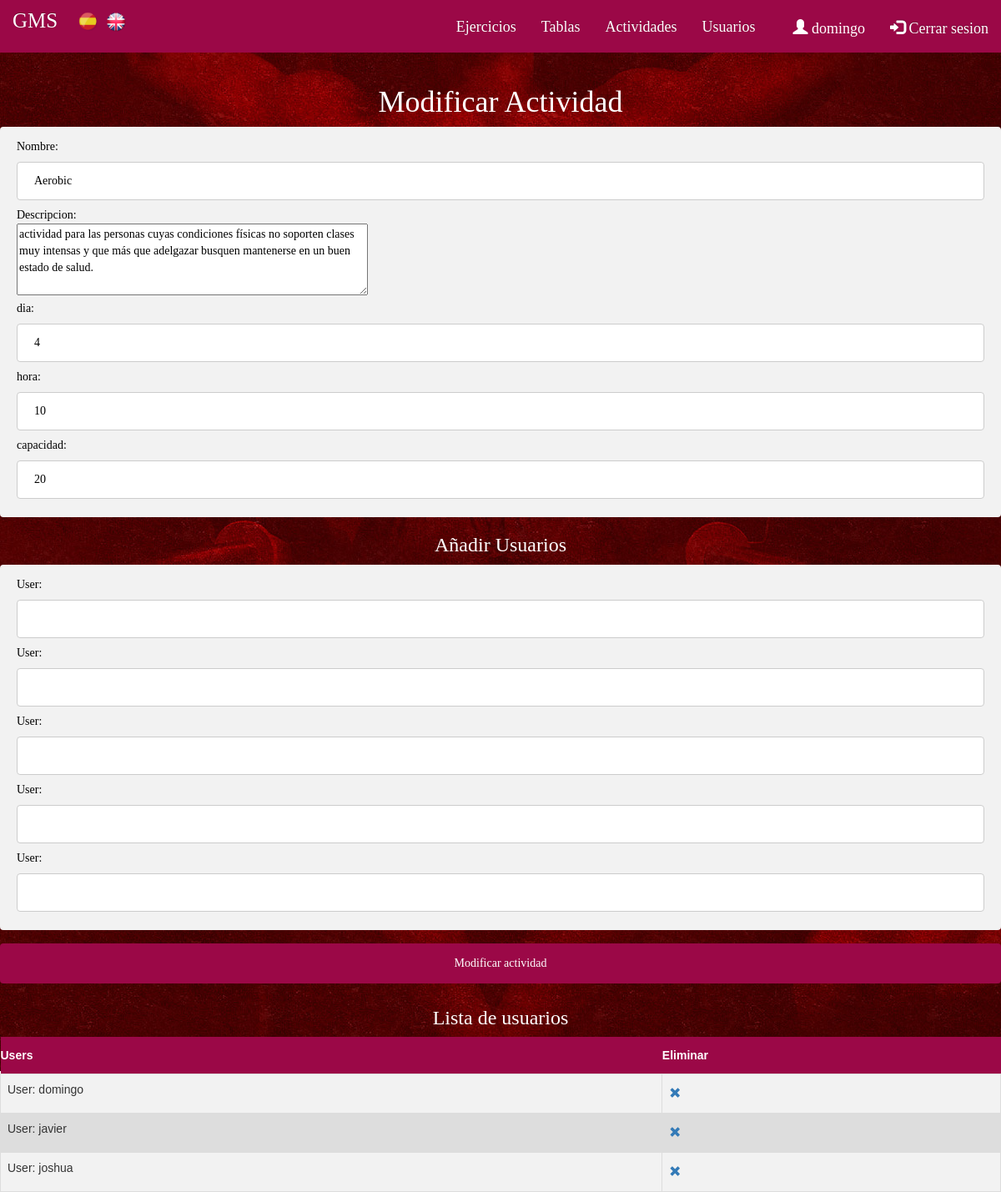
Screenshot of /index.php?controller=actividades&action=edit&idactividad=1 (signed in) with the database file from the repository.
### tables this page shows
CREATE TABLE IF NOT EXISTS `Actividad` (
  `idactividad` INT NOT NULL AUTO_INCREMENT,
  `nombreactividad` VARCHAR(45) NULL,
  `descripcionactividad` VARCHAR(1000) NULL,
  `dia`INT NULL,
  `hora` INT NULL,
  `capacidad` INT NULL,
   PRIMARY KEY (`idactividad`));

CREATE TABLE IF NOT EXISTS `Usuario` (
  `nombreusuario` VARCHAR(45) NOT NULL,
  `contraseña` VARCHAR(45) NULL,
  `correo` VARCHAR(45) NULL,
  `tipousuario` VARCHAR(15) NULL,
  PRIMARY KEY (`nombreusuario`));

### core/ViewManager.php (called while the page is built, shortened)
<?php
class ViewManager {
	private $variables = array();
	public function setVariable($varname, $value, $flash=false) {
		$this->variables[$varname] = $value;
	}
	public function getVariable($varname, $default=NULL) {
		if (!isset($this->variables[$varname])) {
			return $default;
		}
		return $this->variables[$varname];
	}
	public function render($controller, $viewname) {
		include(__DIR__."/../view/$controller/$viewname.php");
	}
	private static $viewmanager_singleton = NULL;
	public static function getInstance() {
		if (self::$viewmanager_singleton == null) {
			self::$viewmanager_singleton = new ViewManager();
		}
		return self::$viewmanager_singleton;
	}
}

### controller/ActividadesController.php (called while the page is built, shortened)
<?php
require_once(__DIR__."/../model/Actividad.php");
require_once(__DIR__."/../model/ActividadMapper.php");
require_once(__DIR__."/../model/User.php");
require_once(__DIR__."/../core/ViewManager.php");
class ActividadesController extends BaseController {
	private $actividadMapper;
	public function __construct() {
		$this->actividadMapper = new ActividadMapper();
	}
	public function edit() {
		$user = new User();
		$actividadid = $_REQUEST["idactividad"];
		$actividad = $this->actividadMapper->findById($actividadid);
		$users = $this->actividadMapper->findUsuariosActividad($actividadid);
		$this->view->setVariable("user", $user);
		$this->view->setVariable("users", $users);
		$this->view->setVariable("actividad", $actividad);
		$this->view->render("actividades", "edit");
	}
}
	?>

### index.php (called while the page is built, shortened)
<?php
function run() {
	try {
		$controller = loadController($_GET["controller"]);
		$actionName = $_GET["action"];
		$controller->$actionName();
	} catch(Exception $ex) {
		die("An exception occured!!!!!".$ex->getMessage());
	}
}
function loadController($controllerName) {
	return new $controllerClassName();
}
run();
?>

### view/messages/messages_es.php (called while the page is built)
<?php
$i18n_messages = array()
?>

### core/I18n.php (called while the page is built, shortened)
<?php
class I18n {
	private $messages;
	public function setLanguage($language) {
		$this->messages = $i18n_messages;
	}
	public function i18n($key) {
		if (isset($this->messages[$key])){
			return $this->messages[$key];
		}else{
			return $key;
		}
	}
	private static $i18n_singleton = null;
	public static function getInstance() {
		if (self::$i18n_singleton == NULL) {
			self::$i18n_singleton = new I18n();
		}
		return self::$i18n_singleton;
	}
}
function i18n($key) {
	return I18n::getInstance()->i18n($key);
}

### model/Actividad.php (called while the page is built, shortened)
<?php
class Actividad {
    private $idactividad;
    private $nombreactividad;
    private $descripcionactividad;
    private $dia;
    private $hora;
    private $capacidad;
    public function __construct($idactividad="" , $nombreactividad="", $descripcionactividad="" , $dia="" , $hora="",
		$capacidad="") {
		$this->idactividad = $idactividad;
        $this->nombreactividad = $nombreactividad;
        $this->descripcionactividad = $descripcionactividad;
        $this->dia = $dia;
        $this->hora = $hora;
        $this->capacidad = $capacidad;
    }
	public function getidactividad (){
        return $this->idactividad;
    }
	public function getnombreactividad (){
        return $this ->nombreactividad;
    }
    public function getdescripcionactividad (){
        return $this ->descripcionactividad;
    }
	public function getdia (){
        return $this ->dia;
    }
    public function gethora (){
        return $this ->hora;
    }
    public function getcapacidad (){
        return $this ->capacidad;
    }
}
?>

### model/ActividadMapper.php (called while the page is built, shortened)
<?php
require_once(__DIR__."/../core/PDOConnection.php");
require_once(__DIR__."/../model/User.php");
require_once(__DIR__."/../model/Actividad.php");
class ActividadMapper {
	private $db;
	public function __construct() {
		$this->db = PDOConnection::getInstance();
	}
	public function findById($actividadid){
		$stmt = $this->db->prepare("SELECT * FROM actividad WHERE idactividad=?");
		$stmt->execute(array($actividadid));
		$actividad = $stmt->fetch(PDO::FETCH_ASSOC);
		if($actividad != null) {
			return new Actividad(
			$actividad["idactividad"],
			$actividad["nombreactividad"],
			$actividad["descripcionactividad"],
			$actividad["dia"],
			$actividad["hora"],
			$actividad["capacidad"]
			);
		} else {
			return NULL;
		}
	}
	public function findUsuariosActividad($idActividad){
		$stmt = $this->db->prepare("SELECT Usuario_nombreusuario FROM Usuario_apunta_Actividades WHERE Actividad_idactividad=?");
		$stmt->execute(array($idActividad));
		$nombreusuarios = $stmt->fetchAll(PDO::FETCH_ASSOC);
		$usuarios_array = array();
		if(sizeof($nombreusuarios) > 0){
			foreach ($nombreusuarios as $usuarionombre) {
				$stmt = $this->db->prepare("SELECT * FROM usuario WHERE nombreusuario=?");
				$stmt->execute(array($nombreusuarios[0]["Usuario_nombreusuario"]));
				$user = $stmt->fetch(PDO::FETCH_ASSOC);
				if($user != null) {
					$user = new User(
					$user["nombreusuario"],
					$user["contraseña"],
					$user["correo"],
					$user["tipousuario"]);
					array_push($usuarios_array, $user);
				}
					array_splice($nombreusuarios , 0 ,1);
			}
		}
		return $usuarios_array;
	}
	}

### core/PDOConnection.php (called while the page is built)
<?php
class PDOConnection {
	private static $dbhost = "127.0.0.1";
	private static $dbname = "gymgms";
	private static $dbuser = "gymuser";
	private static $dbpass = "gympass";
	private static $db_singleton = null;
	public static function getInstance() {
		if (self::$db_singleton == null) {
			self::$db_singleton = new PDO(
			"mysql:host=".self::$dbhost.";dbname=".self::$dbname.";charset=utf8",
			self::$dbuser,
			self::$dbpass,
			array(
				PDO::ATTR_EMULATE_PREPARES => false,
				PDO::ATTR_ERRMODE => PDO::ERRMODE_EXCEPTION
			)
		);
	}
	return self::$db_singleton;
}
}
?>

### model/User.php (called while the page is built, shortened)
<?php
class User {
	private $nombreusuario;
	public function __construct($nombreusuario=NULL, $contraseña=NULL, $correo=NULL, $tipousuario=NULL) {
		$this->nombreusuario = $nombreusuario;
	}
	public function getUsername() {
		return $this->nombreusuario;
	}
}

### view/actividades/edit.php (the view, shortened to what this page needs)
<?php
require_once(__DIR__."/../../core/ViewManager.php");
$view = ViewManager::getInstance();
$actividad = $view->getVariable("actividad");
$users = $view->getVariable("users");
$errors = $view->getVariable("errors");
?><h1><?= i18n("Modificar Actividad") ?></h1>
	<form action="index.php?controller=actividades&amp;action=edit" method="POST">
	<div class='form'>
		<?= i18n("Nombre") ?>: <input type="text" name="nombreactividad"
		value="<?= isset($_POST["nombreactividad"])?$_POST["nombreactividad"]:$actividad->getnombreactividad() ?>">
		<?= isset($errors["nombreactividad"])?i18n($errors["nombreactividad"]):"" ?><br>
		<?= i18n("Descripcion") ?>: <br>
		<textarea name="descripcionactividad" rows="4" cols="50"><?=
		isset($_POST["descripcionactividad"])?
		htmlentities($_POST["descripcionactividad"]):
		htmlentities($actividad->getdescripcionactividad())
		?></textarea>
		<?= isset($errors["descripcionactividad"])?i18n($errors["descripcionactividad"]):"" ?><br>
		<?= i18n("dia") ?>: <input type="text" name="dia"
		value="<?= isset($_POST["dia"])?$_POST["dia"]:$actividad->getdia() ?>">
		<?= isset($errors["dia"])?i18n($errors["dia"]):"" ?><br>
		<?= i18n("hora") ?>: <input type="text" name="hora"
		value="<?= isset($_POST["hora"])?$_POST["hora"]:$actividad->gethora() ?>">
		<?= isset($errors["hora"])?i18n($errors["hora"]):"" ?><br>
		<?= i18n("capacidad") ?>: <input type="text" name="capacidad"
		value="<?= isset($_POST["capacidad"])?$_POST["capacidad"]:$actividad->getcapacidad() ?>">
		<?= isset($errors["capacidad"])?i18n($errors["capacidad"]):"" ?><br>
	</div>
	<table class='tablas'>
		<tr>
			<th><?= i18n("Users")?></th><th><?= i18n("Eliminar")?></th>
		</tr>
	<?php foreach($users as $user): ?>
		<tr>
			<td>
				<p><?=  i18n("User").": ".htmlentities($user->getUsername()) ?> </p>
			</td>
			<td>
				<a href="index.php?controller=actividades&amp;action=deleteUsuario&amp;nombreusuario=<?=$user->getUsername()?>&amp;idactividad=<?=$actividad->getidactividad()?>" class="	glyphicon glyphicon-remove" title="<?=i18n("Unshare note")?>"></a>
			</td>
		</tr>
	<?php endforeach; ?>
<h3><?= i18n("Añadir Usuarios") ?></h3>
	<div class='form'>
	<?= i18n("User") ?>: <input type="text" name="nombreuser1">
	<?= isset($errors["nombreuser1"])?i18n($errors["nombreuser1"]):"" ?><br>
	<?= i18n("User") ?>: <input type="text" name="nombreuser2">
	<?= isset($errors["nombreuser2"])?i18n($errors["nombreuser2"]):"" ?><br>
	<?= i18n("User") ?>: <input type="text" name="nombreuser3">
	<?= isset($errors["nombreuser3"])?i18n($errors["nombreuser3"]):"" ?><br>
	<?= i18n("User") ?>: <input type="text" name="nombreuser4">
	<?= isset($errors["nombreuser4"])?i18n($errors["nombreuser4"]):"" ?><br>
	<?= i18n("User") ?>: <input type="text" name="nombreuser5">
	<?= isset($errors["nombreuser5"])?i18n($errors["nombreuser5"]):"" ?><br>
</div>
		<input type="submit" name="submit" value="<?= i18n("Modificar actividad") ?>">
	</form>
<h3><?= i18n("Lista de usuarios") ?></h3>

### css/style.css (style rules this page uses)
body, header { font-family: 'Raleway'; overflow: auto; }
.body-index { background-image: url("fondorojo.jpg"); background-position: top center; background-repeat: no-repeat; }
h1, h3 { color: white; text-align: center; }
.tablas { font-family: "Trebuchet MS", Arial, Helvetica, sans-serif; border-collapse: collapse; width: 100%; }
.tablas td, #tablas th { border: 1px solid #ddd; padding: 8px; }
.tablas tr:nth-child(even) { background-color: #f2f2f2; }
.tablas tr { background-color: #ddd; }
.tablas th { padding-top: 12px; padding-bottom: 12px; text-align: left; background-color: #9B0847; color: white; }
input[type=text], select { width: 100%; padding: 12px 20px; margin: 8px 0; display: inline-block; border: 1px solid #ccc; border-radius: 4px; box-sizing: border-box; }
input[type=submit] { width: 100%; background-color: #9B0847; color: white; padding: 14px 20px; margin: 8px 0; border: none; border-radius: 4px; cursor: pointer; }
.form { width: 100%; background-color: #f2f2f2; color: black; padding: 14px 20px; margin: 8px 0; border: none; border-radius: 4px; cursor: pointer; }

### rows the page displays
actividad: nombreactividad "Aerobic", descripcionactividad "actividad para las personas cuyas condiciones físicas no soporten clases muy intensas y que más que adelgazar busquen mantenerse en un buen estado de salud.", dia "4", hora "10", capacidad "20"
usuario: nombreusuario "domingo"
usuario: nombreusuario "javier"
usuario: nombreusuario "joshua"

### other values shown
i18n("Ejercicios") "Ejercicios"
i18n("Tablas") "Tablas"
i18n("Actividades") "Actividades"
i18n("Usuarios") "Usuarios"
$currentuser "domingo"
i18n("Cerrar sesion") "Cerrar sesion"
i18n("Modificar Actividad") "Modificar Actividad"
i18n("Nombre") "Nombre"
i18n("Descripcion") "Descripcion"
i18n("dia") "dia"
i18n("hora") "hora"
i18n("capacidad") "capacidad"
i18n("Users") "Users"
i18n("Eliminar") "Eliminar"
i18n("Añadir Usuarios") "Añadir Usuarios"
